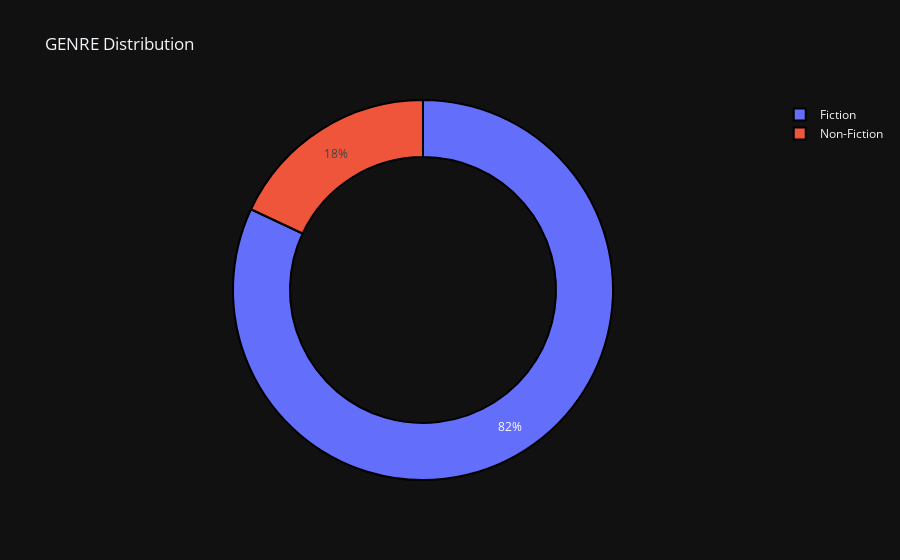

The notebook cell this image was saved under:
### Code cell
import plotly.graph_objs as go
from pyspark.sql.functions import col, when

# Split the categories column into Fiction and Non-Fiction
genre_counts = books_final.withColumn("Category", when(col("categories") == "Fiction", "Fiction").otherwise("Non-Fiction"))

# Compute the count of each genre
genre_counts_pie = genre_counts.groupBy('Category').count()

# Convert the PySpark DataFrame to Pandas
genre_counts_pd = genre_counts_pie.toPandas()

# Define the pie plot function
def pie_plot(cnt_srs, title):
    labels = cnt_srs['Category']
    values = cnt_srs['count']
    trace = go.Pie(
        labels=labels,
        values=values,
        hoverinfo='percent+value',
        textinfo='percent',
        textposition='inside',
        hole=0.7,
        showlegend=True,
        marker=dict(
            colors=plt.cm.viridis_r(np.linspace(0, 1, len(cnt_srs))),
            line=dict(color='#000000', width=2)
        )
    )
    layout = go.Layout(
        template="plotly_dark",
        title=title
    )
    fig = go.Figure(data=[trace], layout=layout)
    return fig

# Plot pie chart
fig_pie = pie_plot(genre_counts_pd, 'GENRE Distribution')
fig_pie.show()

### Figure 1 — Plotly figure (JSON) as saved in the notebook; plotly's stock layout.template omitted (floating-point values rounded to 4 significant figures)
{"data": [{"hole": 0.7, "hoverinfo": "percent+value", "labels": ["Fiction", "Non-Fiction"], "marker": {"colors": [[0.9932, 0.9062, 0.1439, 1], [0.267, 0.004874, 0.3294, 1]], "line": {"color": "#000000", "width": 2}}, "showlegend": true, "textinfo": "percent", "textposition": "inside", "type": "pie", "values": [5411, 1189]}], "layout": {"title": {"text": "GENRE Distribution"}}}
